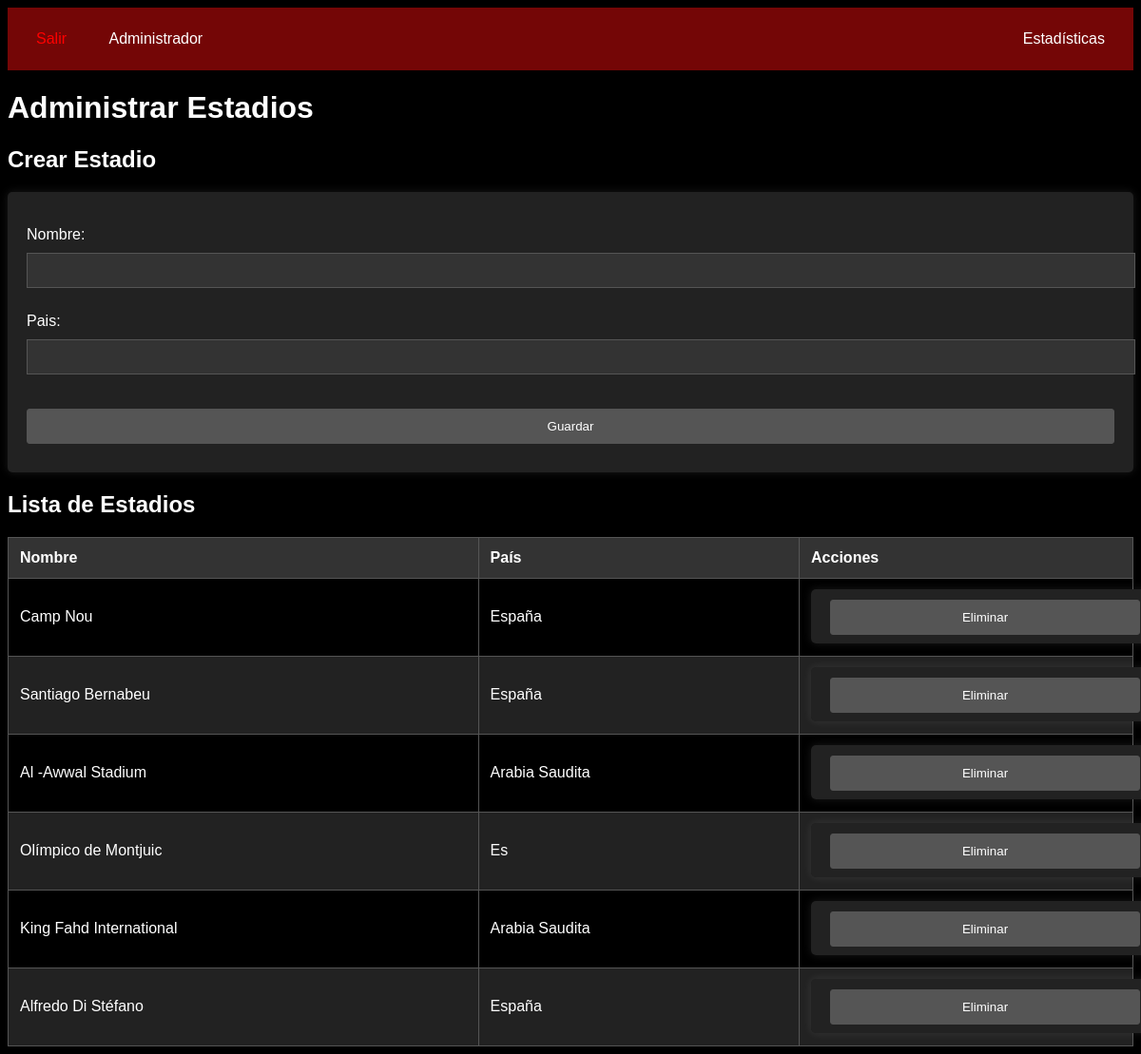
Screenshot of /adminEstadios/ (signed in) with the database file from the repository.
### log/models.py (models this page shows, shortened)
class Estadio(models.Model):
    nombre = models.CharField(max_length=50)
    pais = models.CharField(max_length=50)

### log/views.py (the view)
# urls.py: path('adminEstadios/', views.adminEstadios, name='adminEstadios'),
@login_required
def adminEstadios(request):
    if request.method == 'POST':
        if 'id' in request.POST and request.POST['action'] == 'edit':
            estadio = get_object_or_404(Estadio, pk=request.POST['id'])
            form = EstadioForm(request.POST, instance=estadio)
            if form.is_valid():
                form.save()
                return redirect('adminEstadios')
        elif 'id' in request.POST and request.POST['action'] == 'delete':
            estadio = get_object_or_404(Estadio, pk=request.POST['id'])
            estadio.delete()
            return redirect('adminEstadios')
        else:
            form = EstadioForm(request.POST)
            if form.is_valid():
                form.save()
                return redirect('adminEstadios')
    else:
        form = EstadioForm()
    estadios = Estadio.objects.all()
    context = {'form': form, 'estadios': estadios}
    return render(request, 'log/adminEstadios.html', context)

### log/forms.py
class EstadioForm(ModelForm):
    class Meta:
        model = Estadio
        fields = ['nombre', 'pais']

### log/templates/log/adminEstadios.html (shortened to what this page needs)
{% extends 'log/base.html' %}
{% load static %}
{% block head %}
<link rel="stylesheet" href="{% static 'log/styles/adminJugadores.css' %}">
{% endblock %}
{% block main %}
    <h1>Administrar Estadios</h1>
    <h2>Crear Estadio</h2>
    <form action="" method="post">
        {{ form.as_p }}
        <button type="submit">Guardar</button>
    </form>
    <h2>Lista de Estadios</h2>
    <table>
        <thead>
            <tr>
                <th>Nombre</th>
                <th>País</th>
                <th>Acciones</th>
            </tr>
        </thead>
        <tbody>
            {% for estadio in estadios %}
                <tr>
                    <td>{{ estadio.nombre }}</td>
                    <td>{{ estadio.pais }}</td>
                    <td>
                        <form action="" method="post" style="display:inline;">
                            <button type="submit">Eliminar</button>
                        </form>
                    </td>
                </tr>
            {% endfor %}
        </tbody>
    </table>
{% endblock %}

### log/static/log/styles/base.css (style rules this page uses)
body { background-color: black; color: white; }

### log/static/log/styles/adminJugadores.css (style rules this page uses)
body { font-family: Arial, sans-serif; margin: 50; padding: 0; background-color: #000; color: #fff; }
h1, h2 { color: #fff; }
form { background-color: #222; padding: 20px; border-radius: 5px; box-shadow: 0 0 10px rgba(255, 255, 255, 0.1); }
form input, form button { width: 100%; padding: 10px; margin: 10px 0; border: 1px solid #555; background-color: #333; color: #fff; }
form button { background-color: #555; cursor: pointer; }
table { width: 100%; border-collapse: collapse; margin-top: 20px; }
table, th, td { border: 1px solid #555; }
th, td { padding: 12px; text-align: left; color: #fff; }
th { background-color: #333; }
tr:nth-child(even) { background-color: #222; }
button { padding: 10px 20px; margin: 5px; border: none; border-radius: 3px; background-color: #555; color: #fff; cursor: pointer; }

### rows the page displays
Estadio: nombre "Camp Nou", pais "España"
Estadio: nombre "Santiago Bernabeu", pais "España"
Estadio: nombre "Al -Awwal Stadium", pais "Arabia Saudita"
Estadio: nombre "Olímpico de Montjuic", pais "Es"
Estadio: nombre "King Fahd International", pais "Arabia Saudita"
Estadio: nombre "Alfredo Di Stéfano", pais "España"
